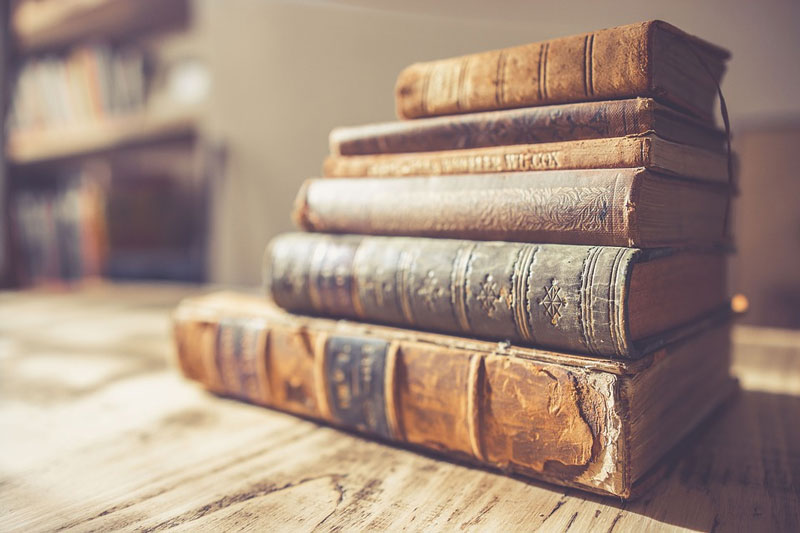
#> input picture src/2CYxl.jpg, 800 x 533 px
$ python calibrate.py 2CYxl.jpg
#> lines starting #> are read from the running program, lines starting #| are printed output that depends on the picture; after the words box and inside, x2 and y2 are one past the last pixel; in counts of white or black regions, pixels touching at a corner belong together
#> further down, image is the input picture: shape (533, 800, 3); mean B, G, R 127.8, 142.2, 164.8
import cv2
import numpy as np
import sys
from tkinter import messagebox

counter = 0

def red_brightness(res) -> float:
    image = cv2.cvtColor(res, cv2.COLOR_BGR2HSV)

    # lower boundary RED color range values; Hue (0 - 10)
    lower1 = np.array([0, 180, 80])
    upper1 = np.array([10, 255, 255])

    # upper boundary RED color range values; Hue (160 - 180)
    lower2 = np.array([100, 180, 80])
    upper2 = np.array([179, 255, 255])

    lower_mask = cv2.inRange(image, lower1, upper1)
    upper_mask = cv2.inRange(image, lower2, upper2)

    full_mask = upper_mask + lower_mask

    result = cv2.bitwise_and(res, res, mask=full_mask)

    average_hsv = cv2.mean(image, full_mask)
    return average_hsv[2]


def calibrate(img, value):
#> called with value = 5
    global counter
    hsv = cv2.cvtColor(img, cv2.COLOR_BGR2HSV)
#> hsv: shape (533, 800, 3); mean H, S, V 56.6, 61, 165
    h, s, v = cv2.split(hsv)
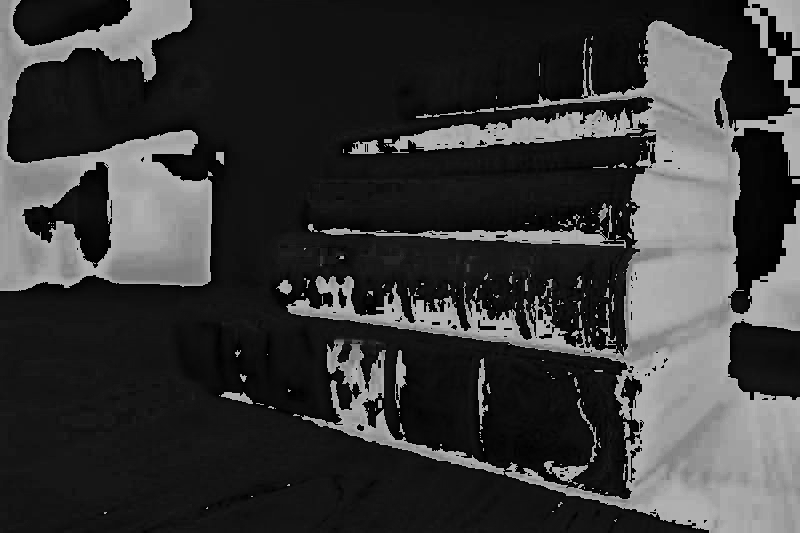
#> h: shape (533, 800); min 0, max 179, mean 56.6
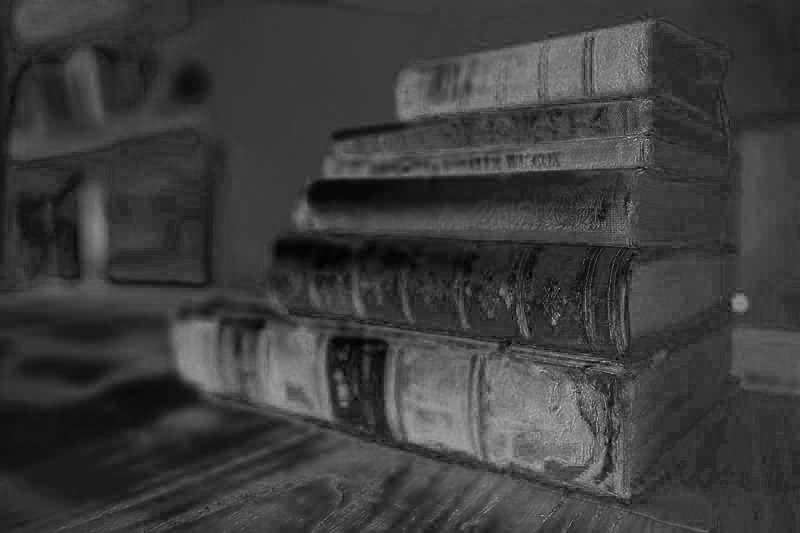
#> s: shape (533, 800); min 0, max 215, mean 61
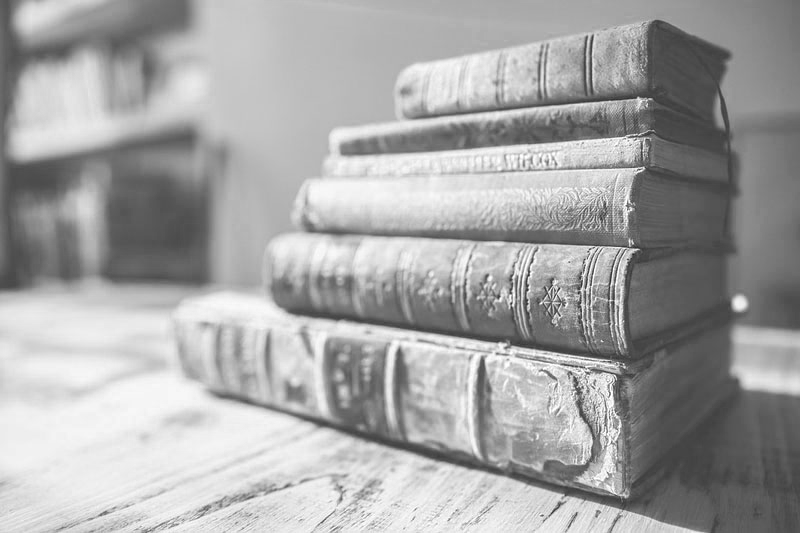
#> v: shape (533, 800); min 37, max 255, mean 165

    lim = 255 - value
    v[v > lim] = 255
#> v: shape (533, 800); 0.07% of pixels changed, all inside (x1, y1, x2, y2) = (142, 138, 630, 528)
    v[v <= lim] += value

    final_hsv = cv2.merge((h, s, v))
#> final_hsv: shape (533, 800, 3); mean H, S, V 56.6, 61, 170
    image = cv2.cvtColor(final_hsv, cv2.COLOR_HSV2BGR)

    b_val = red_brightness(image)
#> in red_brightness, `image = cv2.cvtColor(res, cv2.COLOR_BGR2HSV)`: image: shape (533, 800, 3); mean H, S, V 55.9, 61.9, 170
#> in red_brightness, `lower_mask = cv2.inRange(image, lower1, upper1)`:
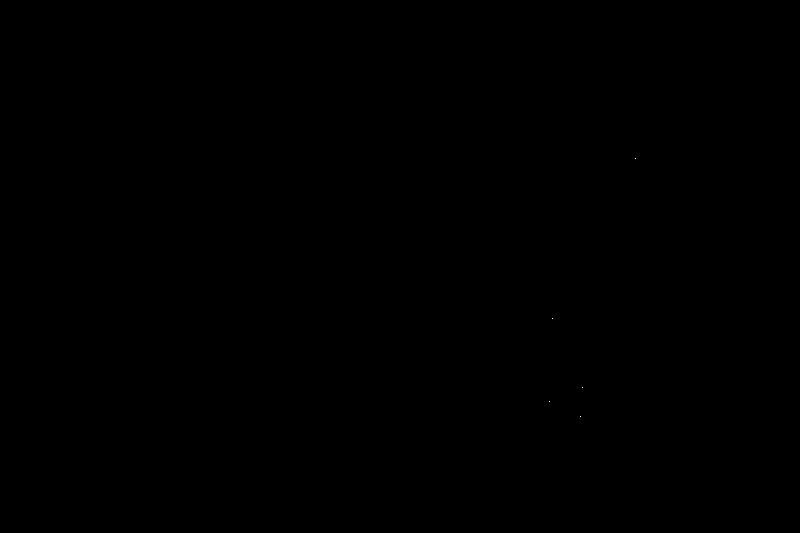
#> lower_mask: shape (533, 800); 0% white in thin lines or dots, all inside (x1, y1, x2, y2) = (549, 158, 636, 417)
#> in red_brightness, `upper_mask = cv2.inRange(image, lower2, upper2)`: upper_mask: shape (533, 800); every value is 0
#> in red_brightness, `average_hsv = cv2.mean(image, full_mask)`: average_hsv = (8.8, 185, 100.8, 0)
#> b_val = 100.8
    if b_val < 110:
        messagebox.showerror('TUDEL', "ERROR: Cannot Calibrate Image")
        return image

    while b_val < 165:
        counter += 1
        image = calibrate(image, 2)
        b_val = red_brightness(image)

    return image


def getcounter():
    global counter
    return counter

if __name__ == '__main__':
    try:
        image = cv2.imread(sys.argv[1])
        image = calibrate(image, 5)
    except Exception:
        print("Cannot find filepath" + sys.argv[1])
        sys.exit()

    cv2.imwrite(f"output/{sys.argv[1]}_calibrated.png", image)
    print(f"Wrote {sys.argv[1]}_calibrated.png in /output/ ")
